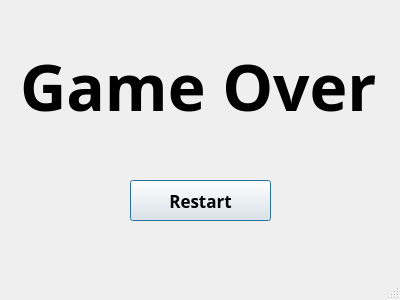
<?xml version="1.0" encoding="UTF-8"?>
<ui version="4.0">
 <class>gameover</class>
 <widget class="QDialog" name="gameover">
  <property name="geometry">
   <rect>
    <x>0</x>
    <y>0</y>
    <width>400</width>
    <height>300</height>
   </rect>
  </property>
  <property name="font">
   <font>
    <family>Aharoni</family>
    <weight>75</weight>
    <bold>true</bold>
   </font>
  </property>
  <property name="windowTitle">
   <string>2048</string>
  </property>
  <property name="sizeGripEnabled">
   <bool>true</bool>
  </property>
  <widget class="QLabel" name="GameOver">
   <property name="geometry">
    <rect>
     <x>20</x>
     <y>10</y>
     <width>361</width>
     <height>151</height>
    </rect>
   </property>
   <property name="font">
    <font>
     <pointsize>48</pointsize>
    </font>
   </property>
   <property name="text">
    <string>Game Over</string>
   </property>
  </widget>
  <widget class="QPushButton" name="pushButton">
   <property name="geometry">
    <rect>
     <x>130</x>
     <y>180</y>
     <width>141</width>
     <height>41</height>
    </rect>
   </property>
   <property name="font">
    <font>
     <pointsize>13</pointsize>
    </font>
   </property>
   <property name="cursor">
    <cursorShape>OpenHandCursor</cursorShape>
   </property>
   <property name="text">
    <string>Restart</string>
   </property>
  </widget>
  <widget class="QLabel" name="label">
   <property name="geometry">
    <rect>
     <x>240</x>
     <y>110</y>
     <width>221</width>
     <height>201</height>
    </rect>
   </property>
   <property name="text">
    <string/>
   </property>
   <property name="pixmap">
    <pixmap resource="2048pic.qrc">:/new/prefix1/main.jpg</pixmap>
   </property>
   <property name="scaledContents">
    <bool>false</bool>
   </property>
  </widget>
  <widget class="QLabel" name="label_2">
   <property name="geometry">
    <rect>
     <x>0</x>
     <y>0</y>
     <width>401</width>
     <height>301</height>
    </rect>
   </property>
   <property name="text">
    <string/>
   </property>
   <property name="pixmap">
    <pixmap resource="2048pic.qrc">:/new/prefix1/white.jpg</pixmap>
   </property>
   <property name="scaledContents">
    <bool>true</bool>
   </property>
  </widget>
  <zorder>label_2</zorder>
  <zorder>label</zorder>
  <zorder>GameOver</zorder>
  <zorder>pushButton</zorder>
 </widget>
 <resources>
  <include location="2048pic.qrc"/>
 </resources>
 <connections/>
</ui>
